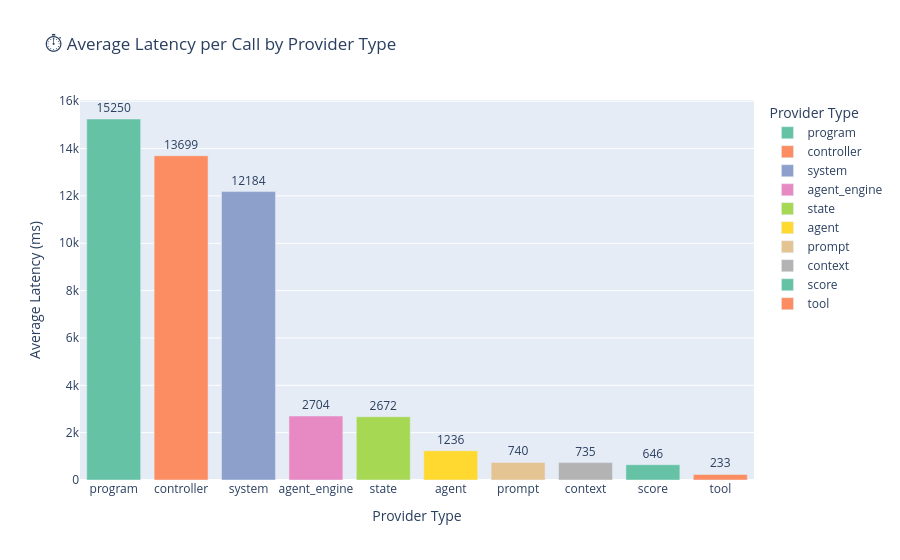

Notebook cell for this chart:
### Markdown cell above
### ⏱️ Average Latency per Call by Provider Type

This bar chart displays the **average execution time per invocation** for each `provider_type`, providing a normalized view of performance cost.

#### 🧠 What this code does:
- Groups the log (`df`) by `provider_type`.
- Calculates:
  - **Total latency** (`sum`)
  - **Call count** (`count`)
  - **Average latency per call** (normalized by dividing total by count)
- Rounds the average values to **integers** for cleaner chart labels.
- Renders a **bar chart** with color-coded provider types using a consistent palette.

#### 🔍 What you're observing:
- This view accounts for how frequently a provider is called, exposing **per-call cost**.
- Helpful for spotting **low-frequency but expensive providers** (e.g., `agent_engine`) vs. **high-frequency lightweight tools**.
- Guides decisions around **caching**, **parallelization**, or **refactoring** based on execution efficiency.

Use this alongside total latency charts to balance **frequency** and **impact** across the system.

### Code cell
import plotly.express as px

# Compute total latency and count
latency_stats = (
    df.groupby("provider_type")["latency_ms"]
    .agg(total_latency="sum", call_count="count")
    .reset_index()
)

# Calculate average latency per call
latency_stats["avg_latency_per_call"] = latency_stats["total_latency"] / latency_stats["call_count"]

# Convert label values to integers for display
latency_stats["avg_latency_label"] = latency_stats["avg_latency_per_call"].round().astype(int)

# Sort for visual clarity
latency_stats = latency_stats.sort_values("avg_latency_per_call", ascending=False)

# Plot
fig = px.bar(
    latency_stats,
    x="provider_type",
    y="avg_latency_per_call",
    text="avg_latency_label",
    title="⏱️ Average Latency per Call by Provider Type",
    labels={"provider_type": "Provider Type", "avg_latency_per_call": "Avg Latency (ms)"},
    color="provider_type",
    color_discrete_sequence=px.colors.qualitative.Set2
)
fig.update_traces(textposition="outside")
fig.update_layout(xaxis_title="Provider Type", yaxis_title="Average Latency (ms)")
fig.show()

### Figure 1 — Plotly figure (JSON) as saved in the notebook; plotly's stock layout.template omitted (floating-point values rounded to 4 significant figures)
{"data": [{"hovertemplate": "Provider Type=%{x}<br>Avg Latency (ms)=%{y}<br>avg_latency_label=%{text}<extra></extra>", "legendgroup": "program", "marker": {"color": "rgb(102,194,165)", "pattern": {"shape": ""}}, "name": "program", "orientation": "v", "showlegend": true, "text": [15250.0], "textposition": "outside", "type": "bar", "x": ["program"], "xaxis": "x", "y": [15250.0], "yaxis": "y"}, {"hovertemplate": "Provider Type=%{x}<br>Avg Latency (ms)=%{y}<br>avg_latency_label=%{text}<extra></extra>", "legendgroup": "controller", "marker": {"color": "rgb(252,141,98)", "pattern": {"shape": ""}}, "name": "controller", "orientation": "v", "showlegend": true, "text": [13700.0], "textposition": "outside", "type": "bar", "x": ["controller"], "xaxis": "x", "y": [13700.0], "yaxis": "y"}, {"hovertemplate": "Provider Type=%{x}<br>Avg Latency (ms)=%{y}<br>avg_latency_label=%{text}<extra></extra>", "legendgroup": "system", "marker": {"color": "rgb(141,160,203)", "pattern": {"shape": ""}}, "name": "system", "orientation": "v", "showlegend": true, "text": [12180.0], "textposition": "outside", "type": "bar", "x": ["system"], "xaxis": "x", "y": [12180.0], "yaxis": "y"}, {"hovertemplate": "Provider Type=%{x}<br>Avg Latency (ms)=%{y}<br>avg_latency_label=%{text}<extra></extra>", "legendgroup": "agent_engine", "marker": {"color": "rgb(231,138,195)", "pattern": {"shape": ""}}, "name": "agent_engine", "orientation": "v", "showlegend": true, "text": [2704.0], "textposition": "outside", "type": "bar", "x": ["agent_engine"], "xaxis": "x", "y": [2704.0], "yaxis": "y"}, {"hovertemplate": "Provider Type=%{x}<br>Avg Latency (ms)=%{y}<br>avg_latency_label=%{text}<extra></extra>", "legendgroup": "state", "marker": {"color": "rgb(166,216,84)", "pattern": {"shape": ""}}, "name": "state", "orientation": "v", "showlegend": true, "text": [2672.0], "textposition": "outside", "type": "bar", "x": ["state"], "xaxis": "x", "y": [2672.0], "yaxis": "y"}, {"hovertemplate": "Provider Type=%{x}<br>Avg Latency (ms)=%{y}<br>avg_latency_label=%{text}<extra></extra>", "legendgroup": "agent", "marker": {"color": "rgb(255,217,47)", "pattern": {"shape": ""}}, "name": "agent", "orientation": "v", "showlegend": true, "text": [1236.0], "textposition": "outside", "type": "bar", "x": ["agent"], "xaxis": "x", "y": [1236.0], "yaxis": "y"}, {"hovertemplate": "Provider Type=%{x}<br>Avg Latency (ms)=%{y}<br>avg_latency_label=%{text}<extra></extra>", "legendgroup": "prompt", "marker": {"color": "rgb(229,196,148)", "pattern": {"shape": ""}}, "name": "prompt", "orientation": "v", "showlegend": true, "text": [740.0], "textposition": "outside", "type": "bar", "x": ["prompt"], "xaxis": "x", "y": [740.0], "yaxis": "y"}, {"hovertemplate": "Provider Type=%{x}<br>Avg Latency (ms)=%{y}<br>avg_latency_label=%{text}<extra></extra>", "legendgroup": "context", "marker": {"color": "rgb(179,179,179)", "pattern": {"shape": ""}}, "name": "context", "orientation": "v", "showlegend": true, "text": [735.0], "textposition": "outside", "type": "bar", "x": ["context"], "xaxis": "x", "y": [735.0], "yaxis": "y"}, {"hovertemplate": "Provider Type=%{x}<br>Avg Latency (ms)=%{y}<br>avg_latency_label=%{text}<extra></extra>", "legendgroup": "score", "marker": {"color": "rgb(102,194,165)", "pattern": {"shape": ""}}, "name": "score", "orientation": "v", "showlegend": true, "text": [646.0], "textposition": "outside", "type": "bar", "x": ["score"], "xaxis": "x", "y": [646.0], "yaxis": "y"}, {"hovertemplate": "Provider Type=%{x}<br>Avg Latency (ms)=%{y}<br>avg_latency_label=%{text}<extra></extra>", "legendgroup": "tool", "marker": {"color": "rgb(252,141,98)", "pattern": {"shape": ""}}, "name": "tool", "orientation": "v", "showlegend": true, "text": [233.0], "textposition": "outside", "type": "bar", "x": ["tool"], "xaxis": "x", "y": [233.5], "yaxis": "y"}], "layout": {"barmode": "relative", "legend": {"title": {"text": "Provider Type"}, "tracegroupgap": 0}, "title": {"text": "⏱️ Average Latency per Call by Provider Type"}, "xaxis": {"anchor": "y", "categoryarray": ["program", "controller", "system", "agent_engine", "state", "agent", "prompt", "context", "score", "tool"], "categoryorder": "array", "domain": [0, 1], "title": {"text": "Provider Type"}}, "yaxis": {"anchor": "x", "domain": [0, 1], "title": {"text": "Average Latency (ms)"}}}}
